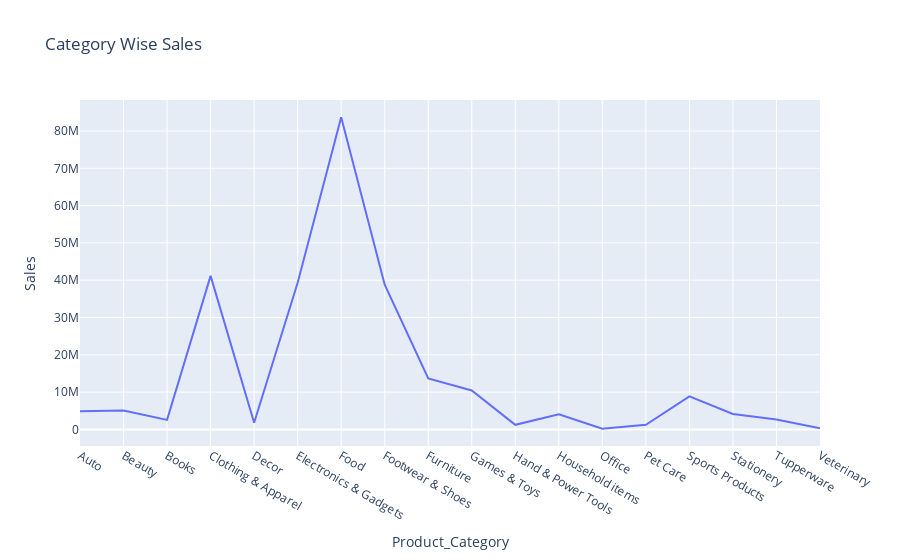

The cell this chart's notebook holds for it:
### Markdown cell above
### Sales by Category

### Code cell
sales_by_category = df.groupby('Product_Category')['Sales'].sum().reset_index()

fig = plx.line(sales_by_category, x='Product_Category', y='Sales', title='Category Wise Sales')
fig.show()

### Figure 1 — Plotly figure (JSON) as saved in the notebook; plotly's stock layout.template omitted (floating-point values rounded to 4 significant figures)
{"data": [{"hovertemplate": "Product_Category=%{x}<br>Sales=%{y}<extra></extra>", "legendgroup": "", "line": {"color": "#636efa", "dash": "solid"}, "marker": {"symbol": "circle"}, "mode": "lines", "name": "", "orientation": "v", "showlegend": false, "type": "scatter", "x": ["Auto", "Beauty", "Books", "Clothing & Apparel", "Decor", "Electronics & Gadgets", "Food", "Footwear & Shoes", "Furniture", "Games & Toys", "Hand & Power Tools", "Household items", "Office", "Pet Care", "Sports Products", "Stationery", "Tupperware", "Veterinary"], "xaxis": "x", "y": [4879000.0, 5051461, 2544203, 41164094, 1777329, 39315276, 83690000.0, 38810000.0, 13670000.0, 10441249, 1224798, 4029632, 186418, 1229718, 8856019, 4122820, 2633202, 286505], "yaxis": "y"}], "layout": {"legend": {"tracegroupgap": 0}, "title": {"text": "Category Wise Sales"}, "xaxis": {"anchor": "y", "domain": [0, 1], "title": {"text": "Product_Category"}}, "yaxis": {"anchor": "x", "domain": [0, 1], "title": {"text": "Sales"}}}}
